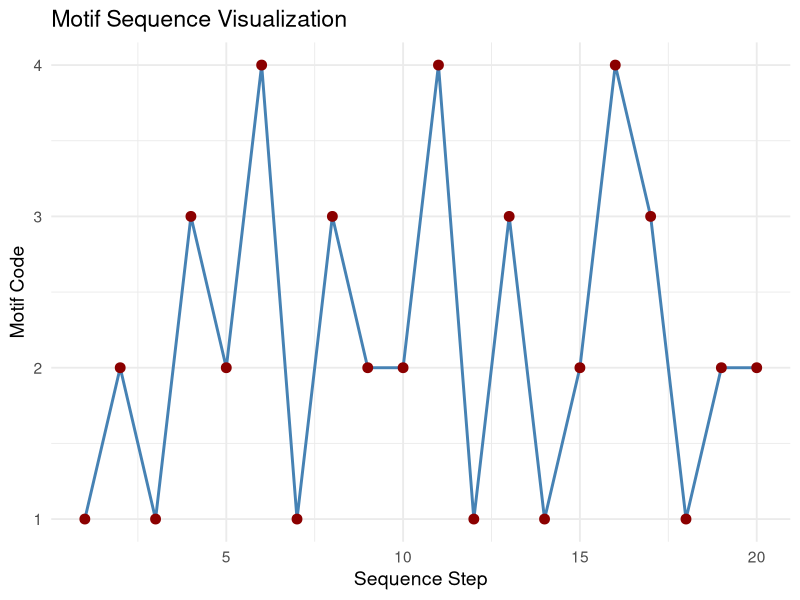

Here is the R script that generated this plot:
# Motif Sequence Visualization in R

# Load required library
library(ggplot2)

# Import the motifs CSV (make sure the file is in your working directory)
motifs <- read.csv("sample_motifs.csv")

# Add an index column to track sequence order
motifs$Index <- 1:nrow(motifs)

# Plot motif sequence as a line/point visualization
ggplot(motifs, aes(x = Index, y = Motif)) +
  geom_line(color = "steelblue", linewidth = 1) +
  geom_point(color = "darkred", size = 3) +
  labs(
    title = "Motif Sequence Visualization",
    x = "Sequence Step",
    y = "Motif Code"
  ) +
  theme_minimal(base_size = 14)
